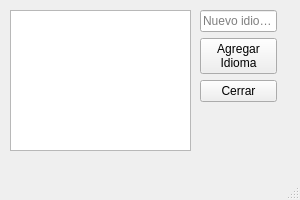
<?xml version="1.0" encoding="UTF-8"?>
<ui version="4.0">
 <class>IdiomaWindow</class>
 <widget class="QMainWindow" name="IdiomaWindow">
  <property name="geometry">
   <rect>
    <x>0</x>
    <y>0</y>
    <width>300</width>
    <height>200</height>
   </rect>
  </property>
  <property name="minimumSize">
   <size>
    <width>300</width>
    <height>200</height>
   </size>
  </property>
  <property name="maximumSize">
   <size>
    <width>300</width>
    <height>200</height>
   </size>
  </property>
  <property name="windowTitle">
   <string>MainWindow</string>
  </property>
  <widget class="QWidget" name="centralwidget">
   <widget class="QListWidget" name="listaIdioma">
    <property name="geometry">
     <rect>
      <x>10</x>
      <y>10</y>
      <width>181</width>
      <height>141</height>
     </rect>
    </property>
   </widget>
   <widget class="QWidget" name="layoutWidget">
    <property name="geometry">
     <rect>
      <x>200</x>
      <y>10</y>
      <width>77</width>
      <height>141</height>
     </rect>
    </property>
    <layout class="QVBoxLayout" name="verticalLayout">
     <item>
      <widget class="QLineEdit" name="newIdioma">
       <property name="placeholderText">
        <string>Nuevo idioma</string>
       </property>
      </widget>
     </item>
     <item>
      <widget class="QPushButton" name="pushButton">
       <property name="text">
        <string>Agregar 
Idioma</string>
       </property>
      </widget>
     </item>
     <item>
      <widget class="QPushButton" name="pushButton_2">
       <property name="text">
        <string>Cerrar</string>
       </property>
      </widget>
     </item>
     <item>
      <spacer name="verticalSpacer">
       <property name="orientation">
        <enum>Qt::Vertical</enum>
       </property>
       <property name="sizeHint" stdset="0">
        <size>
         <width>20</width>
         <height>98</height>
        </size>
       </property>
      </spacer>
     </item>
    </layout>
   </widget>
  </widget>
  <widget class="QMenuBar" name="menubar">
   <property name="geometry">
    <rect>
     <x>0</x>
     <y>0</y>
     <width>300</width>
     <height>21</height>
    </rect>
   </property>
  </widget>
  <widget class="QStatusBar" name="statusbar"/>
 </widget>
 <resources/>
 <connections/>
</ui>
